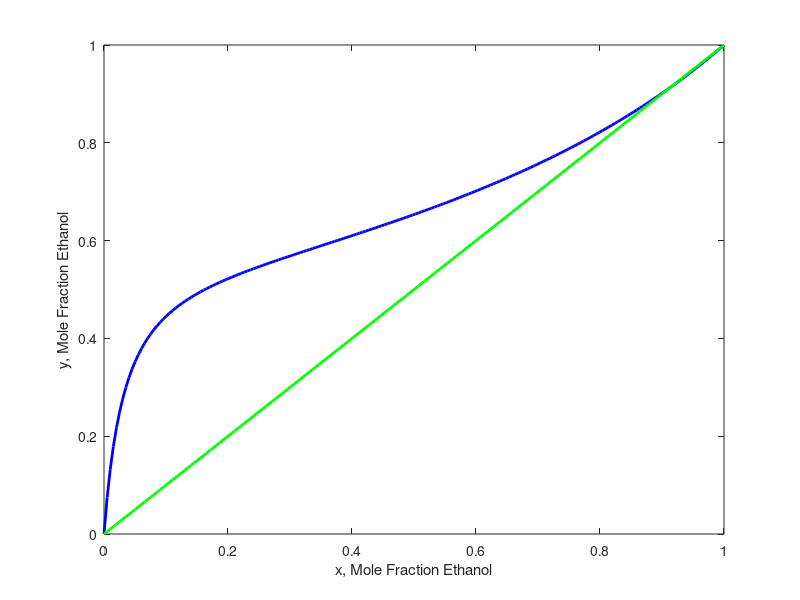

Write the MATLAB code that produced this figure.
function plot_xy()
    load('base_xy_diagram.mat','x','y','xEtoh','yEtoh')
    
    plot(xEtoh,yEtoh,'b','LineWidth',2)
    hold on
    plot(x,y,'g','LineWidth',2)
    xlabel('x, Mole Fraction Ethanol')
    ylabel('y, Mole Fraction Ethanol')
    saveas(gcf,'xy diagrams/base_xy_1atm.png')
    close(gcf)
end